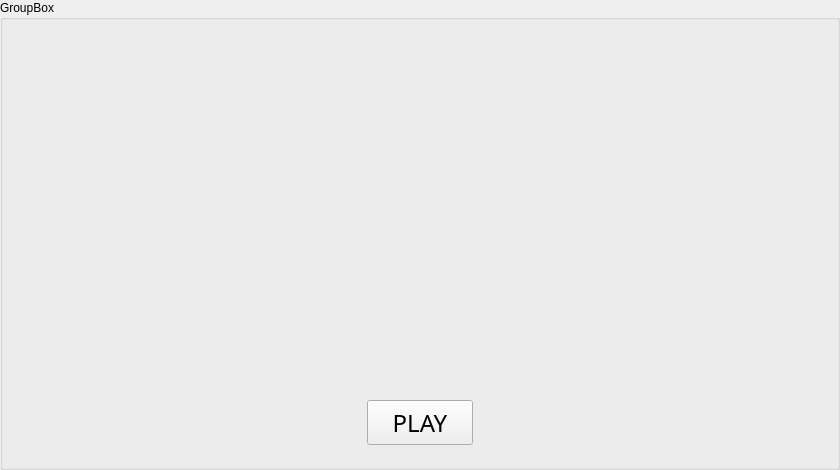
<?xml version="1.0" encoding="UTF-8"?>
<ui version="4.0">
 <class>MainWindow</class>
 <widget class="QMainWindow" name="MainWindow">
  <property name="geometry">
   <rect>
    <x>0</x>
    <y>0</y>
    <width>840</width>
    <height>470</height>
   </rect>
  </property>
  <property name="maximumSize">
   <size>
    <width>840</width>
    <height>470</height>
   </size>
  </property>
  <property name="windowTitle">
   <string>MainWindow</string>
  </property>
  <widget class="QWidget" name="centralwidget">
   <property name="maximumSize">
    <size>
     <width>840</width>
     <height>470</height>
    </size>
   </property>
   <widget class="QGroupBox" name="groupBox">
    <property name="geometry">
     <rect>
      <x>0</x>
      <y>0</y>
      <width>840</width>
      <height>470</height>
     </rect>
    </property>
    <property name="maximumSize">
     <size>
      <width>840</width>
      <height>470</height>
     </size>
    </property>
    <property name="title">
     <string>GroupBox</string>
    </property>
    <widget class="QLabel" name="label_pic">
     <property name="geometry">
      <rect>
       <x>0</x>
       <y>0</y>
       <width>840</width>
       <height>470</height>
      </rect>
     </property>
     <property name="minimumSize">
      <size>
       <width>840</width>
       <height>470</height>
      </size>
     </property>
     <property name="maximumSize">
      <size>
       <width>840</width>
       <height>470</height>
      </size>
     </property>
     <property name="text">
      <string/>
     </property>
    </widget>
    <widget class="QPushButton" name="pushButton_start">
     <property name="geometry">
      <rect>
       <x>367</x>
       <y>400</y>
       <width>106</width>
       <height>45</height>
      </rect>
     </property>
     <property name="font">
      <font>
       <family>Arial Rounded MT Bold</family>
       <pointsize>18</pointsize>
       <bold>false</bold>
      </font>
     </property>
     <property name="text">
      <string>PLAY</string>
     </property>
    </widget>
    <widget class="QLabel" name="label_settings">
     <property name="geometry">
      <rect>
       <x>750</x>
       <y>400</y>
       <width>40</width>
       <height>40</height>
      </rect>
     </property>
     <property name="text">
      <string/>
     </property>
    </widget>
   </widget>
  </widget>
 </widget>
 <resources/>
 <connections/>
</ui>
